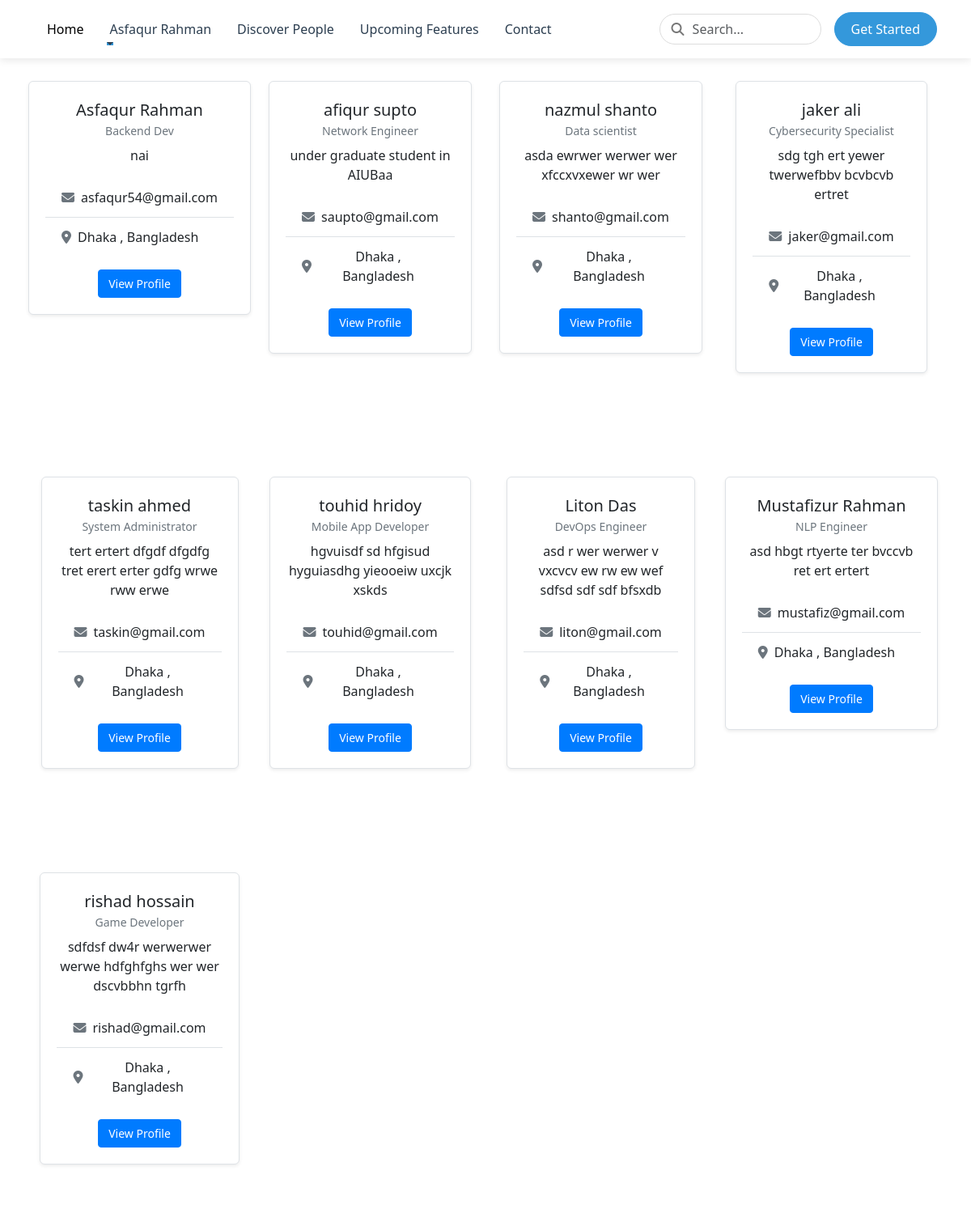
Page /discover-people/ (signed in) on the committed database.
### Profile_Section/models.py (models this page shows, shortened)
class Profile(models.Model):
    user=models.OneToOneField(User, on_delete=models.CASCADE)
    profession = models.CharField(max_length=150, null=True, blank=True)
    bio=models.TextField(max_length=300, blank=True,null=True)
    city = models.CharField(max_length=150, null=True, blank=True)
    country = models.CharField(max_length=150, null=True, blank=True,default="Bangladesh")
    phone=models.CharField(max_length=15, null=True, blank=True)
    education = models.CharField(max_length=200, null=True, blank=True)

### Profile_Section/views.py (the view)
# urls.py: path('discover-people/',discover_people_func, name='discover-people'),
@login_required(login_url='/')
def discover_people_func(request):
    user=request.user
    all_profiles=Profile.objects.all()
    context={'all_profiles':all_profiles}
    return render(request, 'discover_people.html', context)

### Profile_Section/templates/discover_people.html
{% extends 'base.html' %}
{% block start %}
<div class="container mt-5">
  <div class="row">
    {% for p in all_profiles %}
      <div class="col-12 col-sm-6 col-md-4 col-lg-3 mb-4 d-flex">
        <div class="card flex-fill profile-card" style="border:none; box-shadow:none;">
          {% include 'profile_card.html' %}
        </div>
      </div>
    {% endfor %}
  </div>
</div>
{% endblock %}

### Profile_Section/templates/base.html (shortened to what this page needs)
<!DOCTYPE html>
<html lang="en">
<head>
  <link href="https://cdn.jsdelivr.net/npm/bootstrap@5.3.2/dist/css/bootstrap.min.css" rel="stylesheet">
  <link rel="stylesheet" href="https://cdnjs.cloudflare.com/ajax/libs/font-awesome/6.4.0/css/all.min.css">
</head>
<body>
  <header>
    <nav class="navbar navbar-expand-lg navbar-light bg-white fixed-top">
      <div class="container">
        <div class="collapse navbar-collapse" id="navbarContent">
          <ul class="navbar-nav me-auto mb-2 mb-lg-0">
            <li class="nav-item">
              <a class="nav-link active" href="/home/">Home</a>
            </li>
            <li class="nav-item dropdown">
              <a class="nav-link dropdown-toggle" href="#" id="servicesDropdown" role="button" data-bs-toggle="dropdown"
                aria-expanded="false">
                {{user.first_name}} {{user.last_name}}
              </a>
            </li>
            <li class="nav-item">
              <a class="nav-link" href="/discover-people/">Discover People</a>
            </li>
            <li class="nav-item">
              <a class="nav-link" href="/upcoming-features/">Upcoming Features</a>
            </li>
            <li class="nav-item">
              <a class="nav-link" href="https://www.linkedin.com/in/asfaqurrahmanpranto/">Contact</a>
            </li>
          </ul>
          <form method="get" action="/search-result/" class="d-flex align-items-center">
            <div class="search-box">
              <i class="fas fa-search search-icon"></i>
              <input name="q" class="form-control search-input" type="search" placeholder="Search..."
                aria-label="Search">
            </div>
            <button type="submit" class="btn btn-primary ms-3">Get Started</button>
          </form>
        </div>
      </div>
    </nav>
  </header>
  {% block start %}
  {% endblock %}
</body>
</html>

### Profile_Section/templates/profile_card.html
<link rel="stylesheet" href="https://cdnjs.cloudflare.com/ajax/libs/font-awesome/6.4.0/css/all.min.css">
<div style="display: flex; justify-content: center; padding: 20px;">
  <div style="max-width: 340px; margin: 2rem auto; border: 1px solid #dee2e6; border-radius: 0.375rem; box-shadow: 0 0.125rem 0.25rem rgba(0, 0, 0, 0.075); background-color: #fff;">
    <div style="padding: 1.25rem; text-align: center;">
      <h7 style="margin-bottom: 0.5rem; font-size: 1.25rem; font-weight: 500; color: #212529;">{{p.user.first_name}} {{p.user.last_name}}</h7>
      <p style="margin-bottom: 0.5rem; color: #6c757d; font-size: 0.875rem;">{{p.profession}}</p>
      <p style="margin-bottom: 1rem; color: #212529;">{{p.bio}}</p>
      <ul style="margin: 0; padding: 0; list-style: none; margin-bottom: 1rem;">
        <li style="padding: 0.75rem 1.25rem; border-bottom: 1px solid #dee2e6; display: flex; align-items: center;"><i class="fas fa-envelope" style="margin-right: 0.5rem; color: #6c757d;"></i>{{p.user.email}}</li>
        <li style="padding: 0.75rem 1.25rem; display: flex; align-items: center;"><i class="fas fa-map-marker-alt" style="margin-right: 0.5rem; color: #6c757d;"></i>{{p.city}} , {{p.country}}</li>
      </ul>
      <a href="#" style="display: inline-block; padding: 0.375rem 0.75rem; background-color: #007bff; border: 1px solid #007bff; border-radius: 0.25rem; color: #fff; text-decoration: none; font-size: 0.875rem;">View Profile</a>
    </div>
  </div>
</div>

### Profile_Section/templates/base.html (style rules this page uses)
:root { --primary-color: #3498db; --secondary-color: #2c3e50; --accent-color: #e74c3c; --light-color: #ecf0f1; --dark-color: #2c3e50; }
.navbar { box-shadow: 0 2px 10px rgba(0, 0, 0, 0.1); padding: 15px 0; transition: all 0.3s ease; }
.nav-link { font-weight: 500; margin: 0 8px; position: relative; color: var(--dark-color); }
.nav-link:after { content: ''; position: absolute; width: 0; height: 2px; background: var(--primary-color); bottom: 0; left: 0; transition: width 0.3s ease; }
.btn-primary { background-color: var(--primary-color); border-color: var(--primary-color); padding: 8px 20px; border-radius: 30px; font-weight: 500; }
.search-box { position: relative; margin-left: 15px; }
.search-input { border-radius: 30px; padding-left: 40px; border: 1px solid #ddd; width: 200px; transition: all 0.3s ease; }
.search-icon { position: absolute; left: 15px; top: 50%; transform: translateY(-50%); color: #777; }

### rows in the picture
Profile: user.first_name "Asfaqur", user.last_name "Rahman", profession "Backend Dev", bio "nai", user.email "asfaqur54@gmail.com", city "Dhaka", country "Bangladesh"
Profile: user.first_name "afiqur", user.last_name "supto", profession "Network Engineer", bio "under graduate student in AIUBaa", user.email "saupto@gmail.com", city "Dhaka", country "Bangladesh"
Profile: user.first_name "nazmul", user.last_name "shanto", profession "Data scientist", bio "asda ewrwer werwer wer xfccxvxewer wr wer", user.email "shanto@gmail.com", city "Dhaka", country "Bangladesh"
Profile: user.first_name "jaker", user.last_name "ali", profession "Cybersecurity Specialist", bio "sdg tgh ert yewer twerwefbbv bcvbcvb ertret", user.email "jaker@gmail.com", city "Dhaka", country "Bangladesh"
Profile: user.first_name "taskin", user.last_name "ahmed", profession "System Administrator", bio "tert ertert dfgdf dfgdfg tret erert erter gdfg wrwe rww erwe", user.email "taskin@gmail.com", city "Dhaka", country "Bangladesh"
Profile: user.first_name "touhid", user.last_name "hridoy", profession "Mobile App Developer", bio "hgvuisdf sd hfgisud hyguiasdhg yieooeiw uxcjk xskds", user.email "touhid@gmail.com", city "Dhaka", country "Bangladesh"
Profile: user.first_name "Liton", user.last_name "Das", profession "DevOps Engineer", bio "asd r wer werwer v vxcvcv ew rw ew wef sdfsd sdf sdf bfsxdb", user.email "liton@gmail.com", city "Dhaka", country "Bangladesh"
Profile: user.first_name "Mustafizur", user.last_name "Rahman", profession "NLP Engineer", bio "asd hbgt rtyerte ter bvccvb ret ert ertert", user.email "mustafiz@gmail.com", city "Dhaka", country "Bangladesh"
Profile: user.first_name "rishad", user.last_name "hossain", profession "Game Developer", bio "sdfdsf dw4r werwerwer werwe hdfghfghs wer wer dscvbbhn tgrfh", user.email "rishad@gmail.com", city "Dhaka", country "Bangladesh"

### other values in the picture
{{ user.first_name }} "Asfaqur"
{{ user.last_name }} "Rahman"
